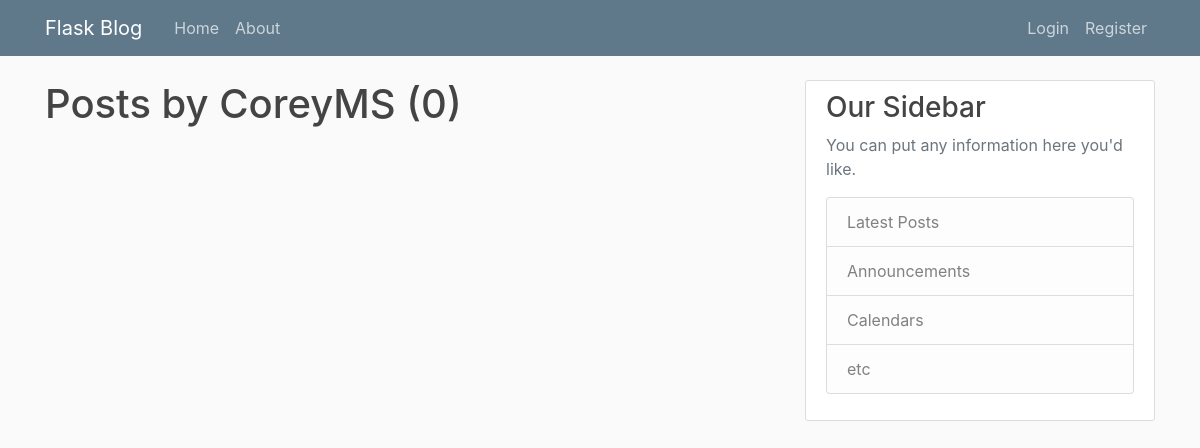
The page /user/CoreyMS on the database as committed earlier.
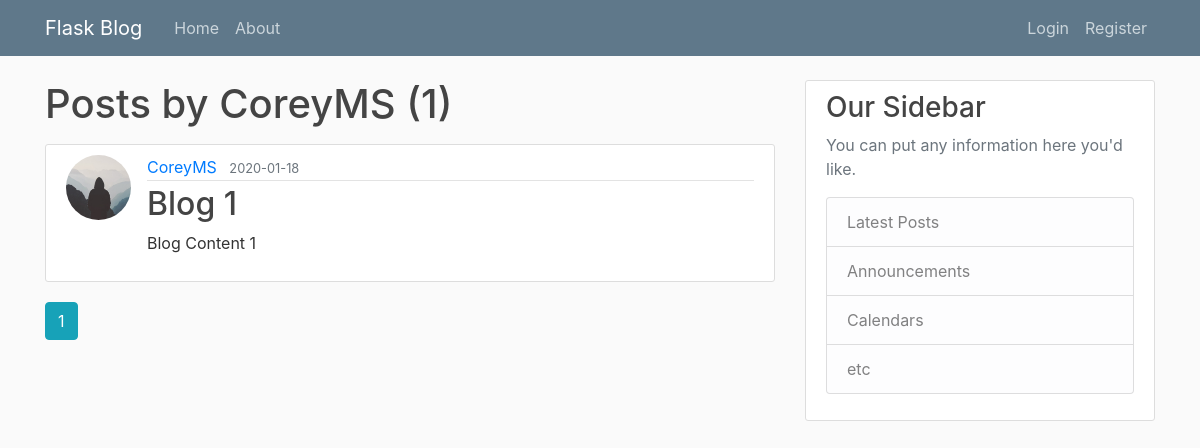
The same page on the database as committed later.
### flaskblog/models.py (models this page shows, shortened)
class User(db.Model, UserMixin):
	id = db.Column(db.Integer, primary_key=True)
	username = db.Column(db.String(20), unique=True, nullable=False)
	email = db.Column(db.String(120), unique=True, nullable=False)
	image_file = db.Column(db.String(20), nullable=False, default='default.jpg')
	password = db.Column(db.String(60), nullable=False)
	posts = db.relationship('Post', backref='author', lazy=True)

class Post(db.Model):
	id = db.Column(db.Integer, primary_key=True)
	title = db.Column(db.String(100), nullable=False)
	date_posted = db.Column(db.DateTime, nullable=False, default=datetime.utcnow) #always use UTC times in databases for consistency
	content = db.Column(db.Text, nullable=False)
	user_id = db.Column(db.Integer, db.ForeignKey('user.id'), nullable=False)

### flaskblog/routes.py (the view)
@app.route("/user/<string:username>")
def user_posts(username):
	page = request.args.get('page', 1, type=int)
	user = User.query.filter_by(username=username).first_or_404()
	posts = Post.query.filter_by(author=user)\
		.order_by(Post.date_posted.desc())\
		.paginate(page=page, per_page=5)
	return render_template('user_posts.html', posts=posts, user=user)

### flaskblog/templates/user_posts.html
{% extends "layout.html" %}
{% block content %}
	<h1 class="mb-3">Posts by {{ user.username }} ({{ posts.total }})</h1>
	{% for post in posts.items %}
		<article class="media content-section">
			<img class="rounded-circle article-img" src="{{ url_for('static', filename='profile_pics/' + post.author.image_file) }}">
			<div class="media-body">
				<div class="article-metadata">
					<a class="mr-2" href="{{ url_for('user_posts', username=post.author.username) }}">{{ post.author.username }}</a>
					<small class="text-muted">{{ post.date_posted.strftime('%Y-%m-%d') }}</small>
				</div>
				<h2><a class="article-title" href="{{ url_for('post', post_id=post.id) }}">{{ post.title }}</a></h2>
				<p class="article-content">{{ post.content }}</p>
			</div>
		</article>
	{% endfor %}
	{% for page_num in posts.iter_pages(left_edge=1, right_edge=1, left_current=1, right_current=2) %}
		{% if page_num %}
			{% if posts.page == page_num %}
				<a class="btn btn-info mb-4" href="{{ url_for('user_posts', username=user.username, page=page_num) }}">{{ page_num }}</a>
			{% else %}
				<a class="btn btn-outline-info mb-4" href="{{ url_for('user_posts', username=user.username, page=page_num) }}">{{ page_num }}</a>
			{% endif %}
		{% else %}
		  ...
		{% endif %}
	{% endfor %}
{% endblock content %}

### flaskblog/templates/layout.html (shortened to what this page needs)
<!DOCTYPE html>
<html>
<head>
		<link rel="stylesheet" href="https://maxcdn.bootstrapcdn.com/bootstrap/4.0.0/css/bootstrap.min.css">
		<link rel="stylesheet" type="text/css" href="{{ url_for('static', filename='main.css') }}">
</head>
<body>
		<header class="site-header">
			<nav class="navbar navbar-expand-md navbar-dark bg-steel fixed-top">
				<div class="container">
					<a class="navbar-brand mr-4" href="/">Flask Blog</a>
					<div class="collapse navbar-collapse" id="navbarToggle">
						<div class="navbar-nav mr-auto">
							<a class="nav-item nav-link" href="{{ url_for('home') }}">Home</a>
							<a class="nav-item nav-link" href="{{ url_for('about') }}">About</a>
						</div>
						<div class="navbar-nav">
							{% if current_user.is_authenticated %}
							<a class="nav-item nav-link" href="{{ url_for('new_post') }}">New Post</a>
							<a class="nav-item nav-link" href="{{ url_for('account') }}">Account</a>
								<a class="nav-item nav-link" href="{{ url_for('logout') }}">Logout</a>
							{% else %}
								<a class="nav-item nav-link" href="{{ url_for('login') }}">Login</a>
								<a class="nav-item nav-link" href="{{ url_for('register') }}">Register</a>
							{% endif %}
						</div>
					</div>
				</div>
			</nav>
		</header>
		<main role="main" class="container">
			<div class="row">
				<div class="col-md-8">
					{% block content %}{% endblock %}
				</div>
				<div class="col-md-4">
					<div class="content-section">
						<h3>Our Sidebar</h3>
						<p class='text-muted'>You can put any information here you'd like.
							<ul class="list-group">
								<li class="list-group-item list-group-item-light">Latest Posts</li>
								<li class="list-group-item list-group-item-light">Announcements</li>
								<li class="list-group-item list-group-item-light">Calendars</li>
								<li class="list-group-item list-group-item-light">etc</li>
							</ul>
						</p>
					</div>
				</div>
			</div>
		</main>
</body>
</html>

### flaskblog/static/main.css (style rules this page uses)
body { background: #fafafa; color: #333333; margin-top: 5rem; }
h1, h2, h3, h4, h5, h6 { color: #444444; }
.bg-steel { background-color: #5f788a; }
.site-header .navbar-nav .nav-link { color: #cbd5db; }
.content-section { background: #ffffff; padding: 10px 20px; border: 1px solid #dddddd; border-radius: 3px; margin-bottom: 20px; }
.article-title { color: #444444; }
.article-content { white-space: pre-line; }
.article-img { height: 65px; width: 65px; margin-right: 16px; }
.article-metadata { padding-bottom: 1px; margin-bottom: 4px; border-bottom: 1px solid #e3e3e3 }

Rows that differ between the two databases and show on the page:
added Post: image_file (placeholder picture), author.username "CoreyMS", date_posted "2020-01-18", title "Blog 1", content "Blog Content 1"
Other text that changed with them:
{{ posts.total }}: "0" → "1"
new list line: "1"
